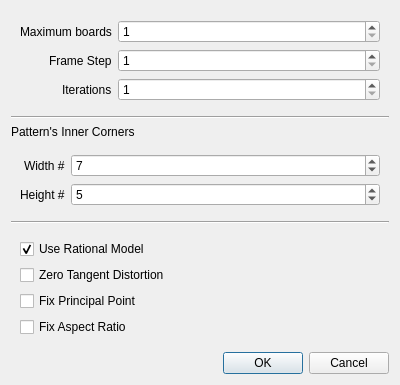
<?xml version="1.0" encoding="UTF-8"?>
<ui version="4.0">
 <class>CalibrationDialog</class>
 <widget class="QDialog" name="CalibrationDialog">
  <property name="geometry">
   <rect>
    <x>0</x>
    <y>0</y>
    <width>400</width>
    <height>371</height>
   </rect>
  </property>
  <property name="windowTitle">
   <string>Calibration Options</string>
  </property>
  <layout class="QVBoxLayout" name="verticalLayout">
   <item>
    <widget class="QWidget" name="widget" native="true">
     <layout class="QFormLayout" name="formLayout">
      <property name="fieldGrowthPolicy">
       <enum>QFormLayout::AllNonFixedFieldsGrow</enum>
      </property>
      <property name="labelAlignment">
       <set>Qt::AlignRight|Qt::AlignTrailing|Qt::AlignVCenter</set>
      </property>
      <item row="0" column="0">
       <widget class="QLabel" name="nBoardsLabel">
        <property name="text">
         <string>Maximum boards</string>
        </property>
       </widget>
      </item>
      <item row="1" column="0">
       <widget class="QLabel" name="frameStepLabel">
        <property name="text">
         <string>Frame Step</string>
        </property>
       </widget>
      </item>
      <item row="0" column="1">
       <widget class="QSpinBox" name="nBoards">
        <property name="minimum">
         <number>1</number>
        </property>
        <property name="maximum">
         <number>100000</number>
        </property>
       </widget>
      </item>
      <item row="1" column="1">
       <widget class="QSpinBox" name="frameStep">
        <property name="minimum">
         <number>1</number>
        </property>
        <property name="maximum">
         <number>1000</number>
        </property>
        <property name="value">
         <number>1</number>
        </property>
       </widget>
      </item>
      <item row="2" column="0">
       <widget class="QLabel" name="iterationsLabel">
        <property name="text">
         <string>Iterations</string>
        </property>
       </widget>
      </item>
      <item row="2" column="1">
       <widget class="QSpinBox" name="iterations">
        <property name="minimum">
         <number>1</number>
        </property>
       </widget>
      </item>
     </layout>
    </widget>
   </item>
   <item>
    <widget class="Line" name="line">
     <property name="orientation">
      <enum>Qt::Horizontal</enum>
     </property>
    </widget>
   </item>
   <item>
    <widget class="QLabel" name="label_3">
     <property name="text">
      <string>Pattern's Inner Corners</string>
     </property>
    </widget>
   </item>
   <item>
    <widget class="QWidget" name="widget_2" native="true">
     <layout class="QFormLayout" name="formLayout_2">
      <property name="labelAlignment">
       <set>Qt::AlignRight|Qt::AlignTrailing|Qt::AlignVCenter</set>
      </property>
      <item row="0" column="0">
       <widget class="QLabel" name="widthLabel">
        <property name="text">
         <string>Width #</string>
        </property>
       </widget>
      </item>
      <item row="1" column="0">
       <widget class="QLabel" name="heightLabel">
        <property name="text">
         <string>Height #</string>
        </property>
       </widget>
      </item>
      <item row="0" column="1">
       <widget class="QSpinBox" name="width">
        <property name="minimum">
         <number>1</number>
        </property>
        <property name="value">
         <number>7</number>
        </property>
       </widget>
      </item>
      <item row="1" column="1">
       <widget class="QSpinBox" name="height">
        <property name="minimum">
         <number>1</number>
        </property>
        <property name="value">
         <number>5</number>
        </property>
       </widget>
      </item>
     </layout>
    </widget>
   </item>
   <item>
    <widget class="Line" name="line_2">
     <property name="orientation">
      <enum>Qt::Horizontal</enum>
     </property>
    </widget>
   </item>
   <item>
    <widget class="QWidget" name="widget_3" native="true">
     <layout class="QVBoxLayout" name="verticalLayout_2">
      <item>
       <widget class="QCheckBox" name="rationalModel">
        <property name="text">
         <string>Use Rational Model</string>
        </property>
        <property name="checked">
         <bool>true</bool>
        </property>
       </widget>
      </item>
      <item>
       <widget class="QCheckBox" name="zeroTangentDist">
        <property name="text">
         <string>Zero Tangent Distortion</string>
        </property>
       </widget>
      </item>
      <item>
       <widget class="QCheckBox" name="fixPrincipalPoint">
        <property name="text">
         <string>Fix Principal Point</string>
        </property>
       </widget>
      </item>
      <item>
       <widget class="QCheckBox" name="fixAspectRatio">
        <property name="text">
         <string>Fix Aspect Ratio</string>
        </property>
       </widget>
      </item>
     </layout>
    </widget>
   </item>
   <item>
    <widget class="QDialogButtonBox" name="buttonBox">
     <property name="orientation">
      <enum>Qt::Horizontal</enum>
     </property>
     <property name="standardButtons">
      <set>QDialogButtonBox::Cancel|QDialogButtonBox::Ok</set>
     </property>
    </widget>
   </item>
  </layout>
 </widget>
 <resources/>
 <connections>
  <connection>
   <sender>buttonBox</sender>
   <signal>accepted()</signal>
   <receiver>CalibrationDialog</receiver>
   <slot>accept()</slot>
   <hints>
    <hint type="sourcelabel">
     <x>248</x>
     <y>254</y>
    </hint>
    <hint type="destinationlabel">
     <x>157</x>
     <y>274</y>
    </hint>
   </hints>
  </connection>
  <connection>
   <sender>buttonBox</sender>
   <signal>rejected()</signal>
   <receiver>CalibrationDialog</receiver>
   <slot>reject()</slot>
   <hints>
    <hint type="sourcelabel">
     <x>316</x>
     <y>260</y>
    </hint>
    <hint type="destinationlabel">
     <x>286</x>
     <y>274</y>
    </hint>
   </hints>
  </connection>
 </connections>
</ui>
